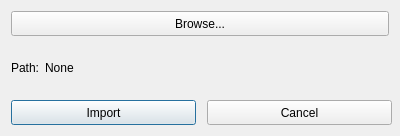
<?xml version="1.0" encoding="UTF-8"?>
<ui version="4.0">
 <class>importflashcards</class>
 <widget class="QDialog" name="importflashcards">
  <property name="geometry">
   <rect>
    <x>0</x>
    <y>0</y>
    <width>400</width>
    <height>136</height>
   </rect>
  </property>
  <property name="windowTitle">
   <string>Dialog</string>
  </property>
  <widget class="QLabel" name="label_path">
   <property name="geometry">
    <rect>
     <x>11</x>
     <y>43</y>
     <width>31</width>
     <height>50</height>
    </rect>
   </property>
   <property name="text">
    <string>Path:</string>
   </property>
   <property name="alignment">
    <set>Qt::AlignLeading|Qt::AlignLeft|Qt::AlignVCenter</set>
   </property>
  </widget>
  <widget class="QPushButton" name="pushButton_import">
   <property name="geometry">
    <rect>
     <x>11</x>
     <y>100</y>
     <width>185</width>
     <height>25</height>
    </rect>
   </property>
   <property name="text">
    <string>Import</string>
   </property>
  </widget>
  <widget class="QPushButton" name="pushButton_cancel">
   <property name="geometry">
    <rect>
     <x>207</x>
     <y>100</y>
     <width>185</width>
     <height>25</height>
    </rect>
   </property>
   <property name="text">
    <string>Cancel</string>
   </property>
  </widget>
  <widget class="QLabel" name="label_selectedPath">
   <property name="geometry">
    <rect>
     <x>45</x>
     <y>43</y>
     <width>341</width>
     <height>50</height>
    </rect>
   </property>
   <property name="text">
    <string>None</string>
   </property>
  </widget>
  <widget class="QPushButton" name="pushButton_browse">
   <property name="geometry">
    <rect>
     <x>11</x>
     <y>11</y>
     <width>378</width>
     <height>25</height>
    </rect>
   </property>
   <property name="text">
    <string>Browse...</string>
   </property>
  </widget>
 </widget>
 <resources/>
 <connections/>
</ui>
